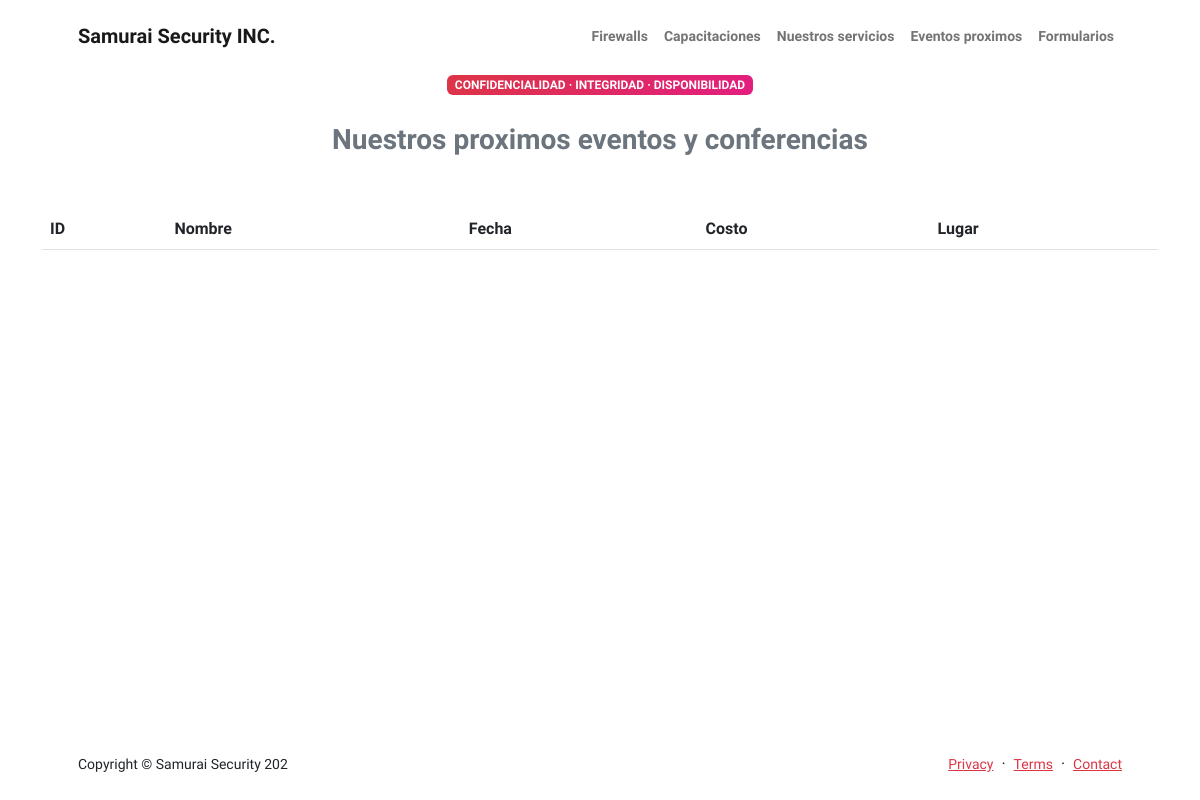
Page /eventos/ on the earlier database version.
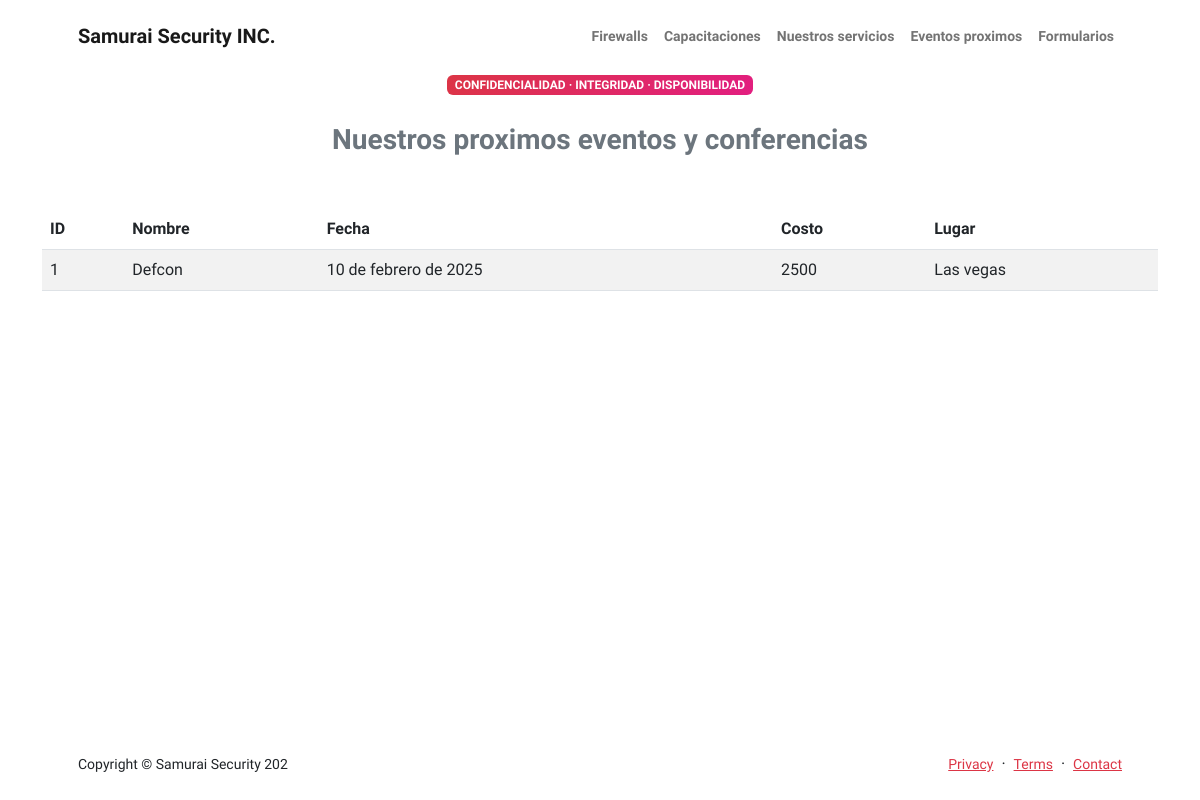
Same page on the later database version.
### app/models.py (models this page shows)
class Eventos(models.Model):
    nombre = models.CharField(max_length=40)
    fecha = models.DateField()
    costo = models.IntegerField()
    lugar = models.CharField(max_length=40)

### app/views.py (the view)
# urls.py: path("eventos/", eventos_vista, name="eventos"),
def eventos_vista(request):
    contexto = {"eventitos": Eventos.objects.all()}
    return render(request, "app/eventos.html", contexto)

### app/templates/app/eventos.html
{% extends "app/index.html" %}
{% block principal %}
<div class="container px-5 pb-5">
    <div class="row gx-5 justify-content-center">
      <div class="col-xxl-5">
        <div class="text-center">
          <div class="badge bg-gradient-primary-to-secondary text-white mb-4">
            <div class="text-uppercase">Confidencialidad · Integridad · Disponibilidad</div>
          </div>
          <div class="fs-3 fw-bold text-muted">Nuestros proximos eventos y conferencias</div>
        </div>
      </div>
    </div>
  </div>
{% endblock principal %}
{% block content %}
<div class="container">
<table class="table table-striped">
    <thead>
    <tr>
     <th>ID</th>
      <th>Nombre</th>
      <th>Fecha</th>
      <th>Costo</th>
      <th>Lugar</th>
    </tr>
    </thead>
    <tbody>
        {% for c in eventitos %}
    <tr>
      <td>{{ c.id}}</td>
      <td>{{ c.nombre}}</td>
      <td>{{ c.fecha}}</td>
      <td>{{ c.costo}}</td>
      <td>{{ c.lugar}}</td>
    </tr>
    {% endfor %}
    </tbody>
  </table>
</div>
{% endblock content %}

Differences in the rows shown:
added Eventos: id "1", nombre "Defcon", fecha "10 de febrero de 2025", costo "2500", lugar "Las vegas"
